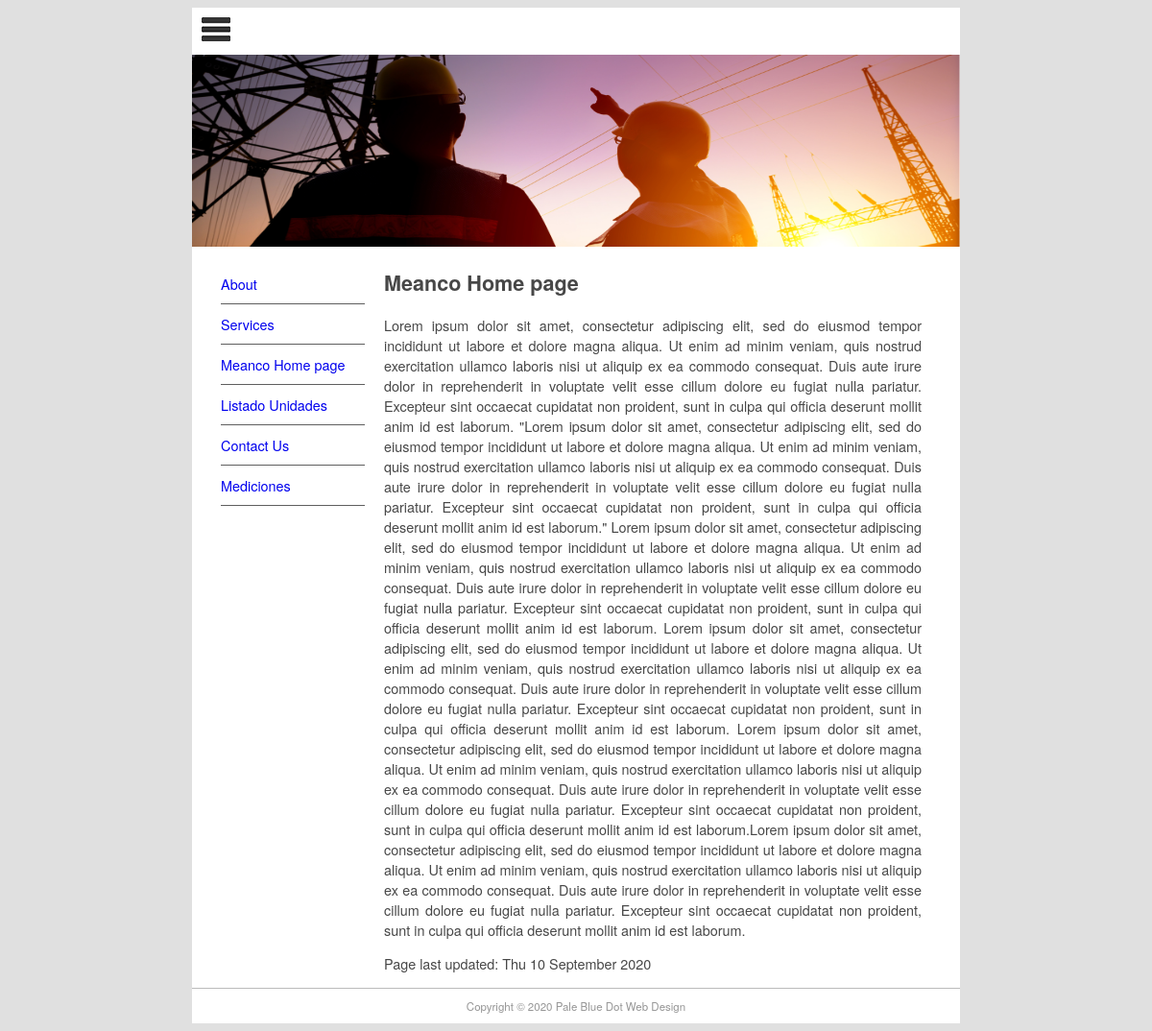
The page / on the database its author committed.
### pages/models.py (models this page shows, shortened)
class Page(models.Model):
    title = models.CharField(max_length=60)
    permalink = models.CharField(max_length=12, unique=True)
    update_date = models.DateTimeField('Last Updated')
    bodytext = models.TextField('Page Content', blank=True)

### pages/views.py (the view)
# urls.py: path('', views.index, {'pagename': ''} , name='home'),
def index(request, pagename):
    pagename = '/' + pagename
    pg = get_object_or_404(Page, permalink=pagename)
    context = {
        'title': pg.title,
        'content': pg.bodytext,
        'last_updated': pg.update_date,
        'page_list': Page.objects.all()
    }
    return render(request, 'pages/page.html', context)

### pages/templates/pages/page.html (shortened to what this page needs)
{% extends "base.html" %}
{% block sidenav %}
{% for page in page_list %}
  <li>
    <a href="{{ page.permalink }}">{{ page.title }}</a>
  </li>
{% endfor %}
{% endblock sidenav %}
{% block content %}
{% autoescape off %}
<h1>{{ title }}</h1>
{{ content }}
{% endautoescape %}
<p>
  Page last updated: {{ last_updated|date:"D d F Y" }}
</p>
{% endblock content %}

### mfdw_site/static/main.css (style rules this page uses)
body { background-color: #E0E0E0; font-family: Gotham, "Helvetica Neue", Helvetica, Arial, sans-serif; font-size: 0.9em; text-align: justify; color: #474747; }
#nav li { padding-top: 10px; padding-bottom: 10px; font-size: 1em; list-style-type: none; border-bottom: thin solid #5F5F5F; color: #4C4C4C; left: 0px; list-style-position: inside; margin-left: -10px; }
#nav li a { text-decoration: none; }

### rows shown on the page
Page: title "About"
Page: title "Services"
Page: title "Meanco Home page", bodytext "Lorem ipsum dolor sit amet, consectetur adipiscing elit, sed do eiusmod tempor incididunt ut labore et dolore magna aliqua. Ut enim ad minim veniam, quis nostrud exercitation ullamco laboris nisi ut aliquip ex ea commodo consequat. Duis aute irure dolor in reprehenderit in voluptate velit esse cillum dolore eu fugiat nulla pariatur. Excepteur sint occaecat cupidatat non proident, sunt in culpa qui officia deserunt mollit anim id est laborum. \"Lorem ipsum dolor sit amet, consectetur adipiscing elit, sed do eiusmod tempor incididunt ut labore et dolore magna aliqua. Ut enim ad minim veniam, quis nostrud exercitation ullamco laboris nisi ut aliquip ex ea commodo consequat. Duis aute irure…", update_date "Thu 10 September 2020"
